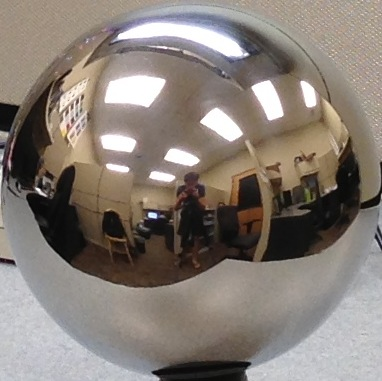
#> input picture samples/0024.jpg, 382 x 381 px
$ jupyter execute Project_4_Image_Based_Lighting_Starter.ipynb   (shell and % lines are left out)
#> lines starting #> are read from the running program, lines starting #| are printed output that depends on the picture; long printed decimals are rounded
### utils/io.py
# -*- coding: utf-8 -*-
""" Contains data reading / writing for imageries """

import cv2
import numpy as np


# [13 lines left out: function write_image, not called in this run]


def read_image(image_path: str) -> np.ndarray:
    '''
    Reads image from image path, and
    return floating point RGB image

    Args:
        image_path: path to image

    Returns:
        RGB image of shape H x W x 3 in floating point format
    '''
#> called with image_path = 'samples/0024.jpg'
    # read image and convert to RGB
    bgr_image = cv2.imread(image_path)
#> bgr_image is the input picture: shape (381, 382, 3); mean B, G, R 118.1, 125.7, 134.8
    rgb_image = bgr_image[:, :, [2, 1, 0]]
    return rgb_image.astype(np.float32) / 255
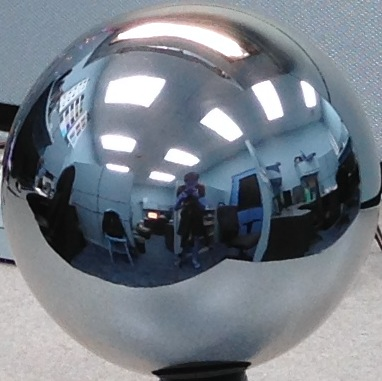
#> returned value: shape (381, 382, 3) float32; mean of channels 0, 1, 2 0.529, 0.493, 0.463; drawn as B, G, R


# [16 lines left out: function read_hdr_image, not called in this run]

def write_hdr_image(hdr_image: np.ndarray, image_path: str):
    '''
    Write HDR image to given path.
    The path must end with '.hdr' extension
    Args:
        hdr_image: H x W x C float32 HDR image in BGR format.
        image_path: path to hdr image to save

    Returns:
        RGB image of shape H x W x 3 in floating point format
    '''
    assert(image_path.endswith('.hdr'))
    rgb_hdr_image = hdr_image[:, :, [2, 1, 0]]
    cv2.imwrite(image_path, rgb_hdr_image)

### utils/display.py
# -*- coding: utf-8 -*-
""" Contains displaying of image / hdr images """

# imports
import cv2
import numpy as np
import matplotlib.pyplot as plt


def rescale_images_linear(le):
    '''
    Helper function to rescale images in visible range
    '''
    le_min = le[le != -float('inf')].min()
    le_max = le[le != float('inf')].max()
    le[le==float('inf')] = le_max
    le[le==-float('inf')] = le_min

    le = (le - le_min) / (le_max - le_min)

    return le

def display_images_linear_rescale(images):
    '''
    Given N images, display in a row after rescaling

    Args:
      - images: NxHxWxC float32 ndarray image
    '''
    N, H, W, C = images.shape
    fix, axes = plt.subplots(1, N, figsize=(15,15))
    [a.axis('off') for a in axes.ravel()]
    rescaled_images = rescale_images_linear(images)
    for n in range(N):
        axes[n].imshow(rescaled_images[n])

### utils/hdr_helpers.py
# -*- coding: utf-8 -*-
""" Implements python port of gsolve.m """

# imports
import numpy as np
import math
from scipy.interpolate import griddata
import scipy.sparse
import scipy.sparse.linalg

# implementation
def gsolve(Z: np.ndarray, B: np.ndarray, l: int, w) -> (np.ndarray, np.ndarray):
    '''
    Given a set of pixel values observed for several pixels in several
    images with different exposure times, this function returns the
    imaging system’s response function g as well as the log film irradiance
    values for the observed pixels.

    Arguments:
        Z: N x P array for P pixels in N images
        B: is the log delta t, or log shutter speed, for image j
        l: lambda, the constant that determines smoothness
        w: is the weighting function value for pixel value
    Returns:
        g: solved g value per intensity, of shape 256 x 1
        le: log irradiance for sample pixels of shape P x 1
    '''

    N, P = Z.shape

    n = 256
    A = scipy.sparse.lil_matrix(((N * P) + n + 1, n + P), dtype='double') # init lil
    b = np.zeros((A.shape[0], 1), dtype='double')

    k = 0
    # for each pixel
    for i in range(N):
        # for each image
        for j in range(P):
            wij = w(Z[i, j])
            A[k, Z[i, j]] = wij
            A[k, n + j] = -wij
            b[k, 0] = wij * B[i]
            k += 1

    # Fix the curve by setting its middle value to 0
    A[k, 128] = 1
    k += 1

    # Include the smoothness equation
    for i in range(n - 2):
        A[k, i] = l
        A[k, i + 1] = -2 * l
        A[k, i + 2] = l
        k += 1

    x = scipy.sparse.linalg.lsqr(A.tocsr(), b);

    g = x[0][:n]
    lE = x[0][n:]

    return g, lE

# [44 lines left out: function get_equirectangular_image, not called in this run]


### Project_4_Image_Based_Lighting_Starter.ipynb
# CS445: Computational Photography
## Programming Project 4: Image-Based Lighting

## Recovering HDR Radiance Maps

Load libraries and data

[cell 1]
# jupyter extension that allows reloading functions from imports without clearing kernel :D

[cell 2]
# System imports
from os import path
import math

# Third-Party Imports
import cv2
import matplotlib.pyplot as plt
import numpy as np
from scipy.interpolate import griddata

# modify to where you store your project data including utils
datadir = "./"

utilfn = datadir + "utils"
#!cp -r "$utilfn" .
samplesfn = datadir + "samples"
#!cp -r "$samplesfn" .

# can change this to your output directory of choice

# import starter code
import utils
from utils.io import read_image, write_image, read_hdr_image, write_hdr_image
from utils.display import display_images_linear_rescale, rescale_images_linear
from utils.hdr_helpers import gsolve
from utils.hdr_helpers import get_equirectangular_image
from utils.bilateral_filter import bilateral_filter

### Reading LDR images

You can use the provided samples or your own images.  You get more points for using your own images, but it might help to get things working first with the provided samples.

[cell 3]
# TODO: Replace this with your path and files

imdir = 'samples'
imfns = ['0024.jpg', '0060.jpg', '0120.jpg', '0205.jpg', '0553.jpg']
exposure_times = [1/24.0, 1/60.0, 1/120.0, 1/205.0, 1/553.0]

ldr_images = []
for f in np.arange(len(imfns)):
  im = read_image(imdir + '/' + imfns[f])
  if f==0:
    imsize = int((im.shape[0] + im.shape[1])/2) # set width/height of ball images
#> imsize = 381
    ldr_images = np.zeros((len(imfns), imsize, imsize, 3))
  ldr_images[f] = cv2.resize(im, (imsize, imsize))
#> pass 2 of the loop `for f in np.arange(len(imfns)):`:
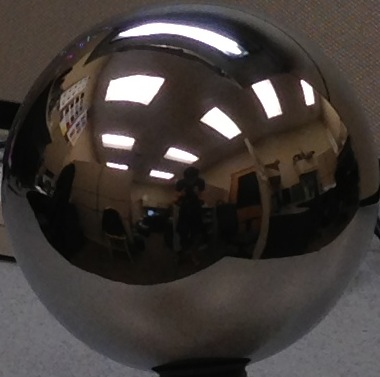
#> input picture samples/0060.jpg, 380 x 377 px
#> in read_image, bgr_image is the input picture: shape (377, 380, 3); mean B, G, R 56.6, 59.6, 65.9
#> rgb_image: shape (377, 380, 3)
#> in read_image (call 2), `return rgb_image.astype(np.float32) / 255`:
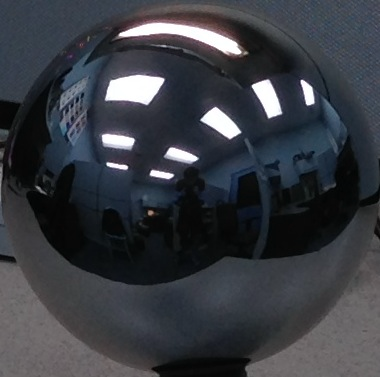
#> returned value: shape (377, 380, 3) float32; mean of channels 0, 1, 2 0.258, 0.234, 0.222; drawn as B, G, R

background_image_file = imdir + '/' + 'empty.jpg'
#> background_image_file = 'samples/empty.jpg'
background_image = read_image(background_image_file)
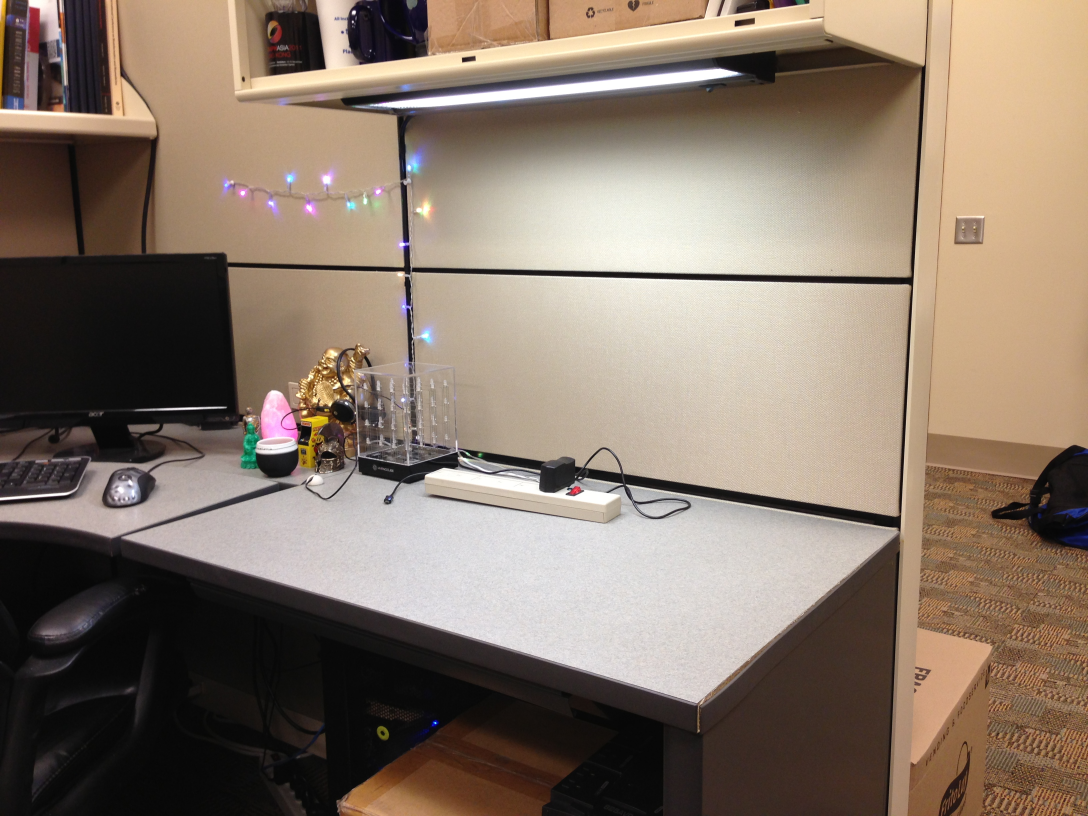
#> input picture samples/empty.jpg, 3264 x 2448 px (shown at 1/3 size)
#> in read_image, bgr_image is the input picture: shape (2448, 3264, 3); mean B, G, R 105.9, 119.8, 135.6
#> in read_image (call 6), `return rgb_image.astype(np.float32) / 255`:
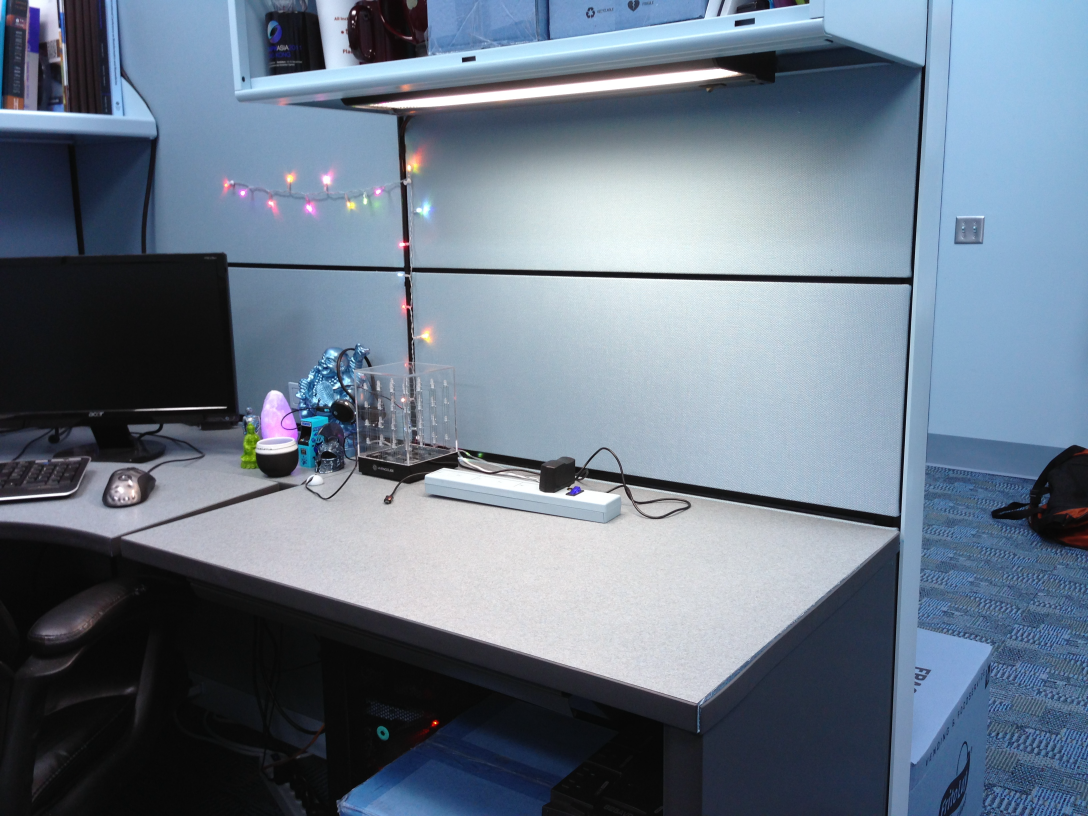
#> returned value: shape (2448, 3264, 3) float32 (shown at 1/3 size); mean of channels 0, 1, 2 0.532, 0.47, 0.415; drawn as B, G, R

### Naive LDR merging

Compute the HDR image as average of irradiance estimates from LDR images

[cell 4]
def make_hdr_naive(ldr_images: np.ndarray, exposures: list) -> (np.ndarray, np.ndarray):
    '''
    Makes HDR image using multiple LDR images, and its corresponding exposure values.

    The steps to implement:
    1) Divide each image by its exposure time.
        - This will rescale images as if it has been exposed for 1 second.

    2) Return average of above images


    For further explanation, please refer to problem page for how to do it.

    Args:
        ldr_images(np.ndarray): N x H x W x 3  shaped numpy array representing
            N ldr images with width W, height H, and channel size of 3 (RGB)
        exposures(list): list of length N, representing exposures of each images.
            Each exposure should correspond to LDR images' exposure value.
    Return:
        (np.ndarray): H x W x 3 shaped numpy array representing HDR image merged using
            naive ldr merging implementation.
        (np.ndarray): N x H x W x 3  shaped numpy array represending log irradiances
            for each exposures

    '''
    N, H, W, C = ldr_images.shape
#> N = 5; H = 381; W = 381; C = 3
    # sanity check
    assert N == len(exposures)

    # TO DO
    hdr_image=np.zeros((H,W,C))
    log_irradiances=np.zeros((N,H,W,C))
    for i in range(N):
        hdr_image+=ldr_images[i]/3/exposures[i]
        log_irradiances[i]=np.log(ldr_images[i]/exposures[i])
        #log_irradiances[i]=np.log1p(ldr_images[i]*255/exposures[i]) - np.log(exposures[i])

    return hdr_image, log_irradiances

[cell 5]
def display_hdr_image(im_hdr):
    '''
    Maps the HDR intensities into a 0 to 1 range and then displays.
    Three suggestions to try:
      (1) Take log and then linearly map to 0 to 1 range (see display.py for example)
      (2) img_out = im_hdr / (1 + im_hdr)
      (3) HDR display code in a python package
    '''

    # TO DO
    # Approach (1)
    im_hdr=np.log(im_hdr)
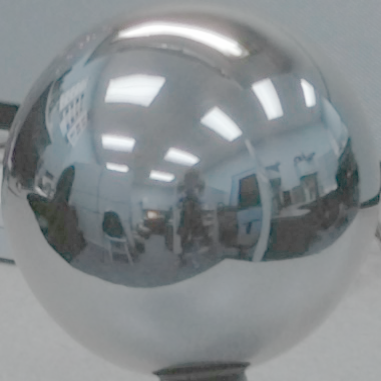
#> im_hdr: shape (381, 381, 3) float64; mean of channels 0, 1, 2 2.93, 2.87, 2.73; drawn with min black and max white
    minim=np.min(im_hdr)
#> minim = -0.693
    maxim=np.max(im_hdr)
#> maxim = 5.77
    im_hdr=(im_hdr-minim)/(maxim-minim)
    plt.imshow(im_hdr)
    plt.show()
    # Approach (2)
    im_hdr=im_hdr/(1+im_hdr)
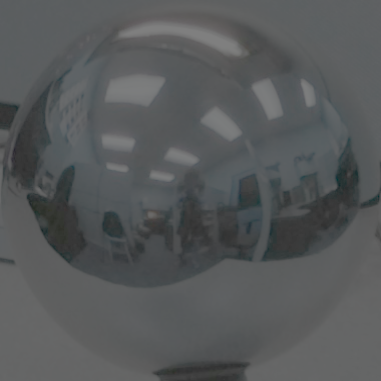
#> im_hdr: shape (381, 381, 3) float64; mean of channels 0, 1, 2 0.355, 0.351, 0.341; drawn as B, G, R
    plt.imshow(im_hdr)
    plt.show()

[cell 6]
# get HDR image, log irradiance
naive_hdr_image, naive_log_irradiances = make_hdr_naive(ldr_images, exposure_times)

# write HDR image to directory
write_hdr_image(naive_hdr_image, 'images/outputs/naive_hdr.hdr')

# display HDR image
print('HDR Image')
display_hdr_image(naive_hdr_image)

# display original images (code provided in utils.display)
display_images_linear_rescale(ldr_images)

# display log irradiance image (code provided in utils.display)
display_images_linear_rescale(naive_log_irradiances)
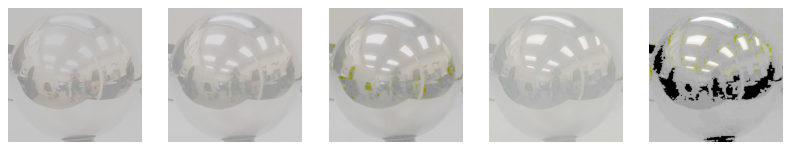
#> figure drawn by matplotlib, 5 panels

### Weighted LDR merging

Compute HDR image as a weighted average of irradiance estimates from LDR images, where weight is based on pixel intensity so that very low/high intensities get less weight

[cell 7]
def make_hdr_weighted(ldr_images: np.ndarray, exposure_times: list) -> (np.ndarray, np.ndarray):
    '''
    Makes HDR image using multiple LDR images, and its corresponding exposure values.

    The steps to implement:
    1) compute weights for images with based on intensities for each exposures
        - This can be a binary mask to exclude low / high intensity values

    2) Divide each images by its exposure time.
        - This will rescale images as if it has been exposed for 1 second.

    3) Return weighted average of above images


    Args:
        ldr_images(np.ndarray): N x H x W x 3 shaped numpy array representing
            N ldr images with width W, height H, and channel size of 3 (RGB)
        exposure_times(list): list of length N, representing exposures of each images.
            Each exposure should correspond to LDR images' exposure value.
    Return:
        (np.ndarray): H x W x 3 shaped numpy array representing HDR image merged without
            under - over exposed regions

    '''
    N, H, W, C = ldr_images.shape
#> N = 5; H = 381; W = 381; C = 3
    # sanity check
    assert N == len(exposure_times)

    # TO DO
    hdr_image=np.zeros((H,W,C))
    log_irradiances=np.zeros((N,H,W,C))
    w=np.vectorize(lambda x:float(127-abs(x-127)))
    total_w=np.zeros((H,W,C))
    for i in range(N):
        total_w+=w(ldr_images[i])
        hdr_image+=w(ldr_images[i])*ldr_images[i]/exposure_times[i]/255
        log_irradiances[i]=np.log(ldr_images[i]/exposure_times[i])
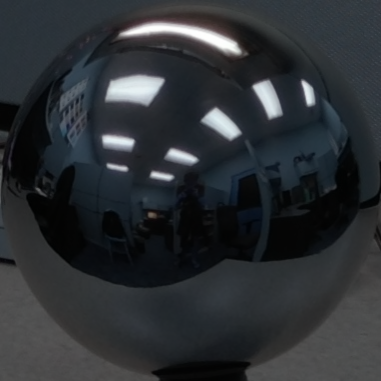
#> total_w: shape (381, 381, 3) float64; mean of channels 0, 1, 2 1.05, 0.974, 0.901; drawn with min black and max white
        #log_irradiances[i]=np.log1p(ldr_images[i]*255/exposure_times[i]) - np.log(exposure_times[i])

    return hdr_image/total_w, log_irradiances

[cell 8]
# get HDR image, log irradiance
weighted_hdr_image,weighted_log_irradiance = make_hdr_weighted(ldr_images, exposure_times)

# write HDR image to directory
write_hdr_image(weighted_hdr_image, 'images/outputs/weighted_hdr.hdr')
#> call 2 of write_hdr_image, with image_path = 'images/outputs/weighted_hdr.hdr'
#> in write_hdr_image (call 2), `cv2.imwrite(image_path, rgb_hdr_image)`:
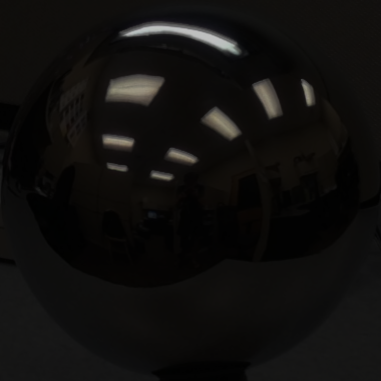
#> saved as weighted_hdr.hdr: shape (381, 381, 3) float64; mean B, G, R 0.0562, 0.0612, 0.0655

# display HDR image
display_hdr_image(weighted_hdr_image)

Display of difference between naive and weighted for your own inspection

Where does the weighting make a big difference increasing or decreasing the irradiance estimate?  Think about why.

[cell 9]
# display difference between naive and weighted

log_diff_im = np.log(weighted_hdr_image)-np.log(naive_hdr_image)
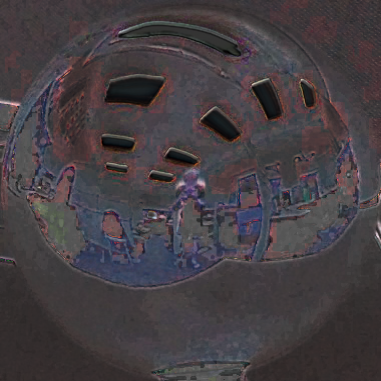
#> log_diff_im: shape (381, 381, 3) float64; mean of channels 0, 1, 2 -5.97, -5.99, -5.96; drawn with min black and max white
print('Min ratio = ', np.exp(log_diff_im).min(), '  Max ratio = ', np.exp(log_diff_im).max())
#| Min ratio =  0.00179   Max ratio =  0.006854
plt.figure()
plt.imshow(rescale_images_linear(log_diff_im))

### LDR merging with camera response function estimation

Compute HDR after calibrating the photometric reponses to obtain more accurate irradiance estimates from each image

Some suggestions on using <tt>gsolve</tt>:
<ul>
	<li>When providing input to gsolve, don't use all available pixels, otherwise you will likely run out of memory / have very slow run times. To overcome, just randomly sample a set of pixels (1000 or so can suffice), but make sure all pixel locations are the same for each exposure.</li>
	<li>The weighting function w should be implemented using Eq. 4 from the paper (this is the same function that can be used for the previous LDR merging method).</li>
	<li>Try different lambda values for recovering <i>g</i>. Try lambda=1 initially, then solve for <i>g</i> and plot it. It should be smooth and continuously increasing. If lambda is too small, g will be bumpy.</li>
	<li>Refer to Eq. 6 in the paper for using g and combining all of your exposures into a final image. Note that this produces log irradiance values, so make sure to exponentiate the result and save irradiance in linear scale.</li>
</ul>

[cell 10]
def make_hdr_estimation(ldr_images: np.ndarray, exposure_times: list, lm)-> (np.ndarray, np.ndarray):
    '''
    Makes HDR image using multiple LDR images, and its corresponding exposure values.
    Please refer to problem notebook for how to do it.

    **IMPORTANT**
    The gsolve operations should be ran with:
        Z: int64 array of shape N x P, where N = number of images, P = number of pixels
        B: float32 array of shape N, log shutter times
        l: lambda; float to control amount of smoothing
        w: function that maps from float intensity to weight
    The steps to implement:
    1) Create random points to sample (from mirror ball region)
    2) For each exposures, compute g values using samples
    3) Recover HDR image using g values


    Args:
        ldr_images(np.ndarray): N x H x W x 3 shaped numpy array representing
            N ldr images with width W, height H, and channel size of 3 (RGB)
        exposures(list): list of length N, representing exposures of each images.
            Each exposure should correspond to LDR images' exposure value.
        lm (scalar): the smoothing parameter
    Return:
        (np.ndarray): H x W x 3 shaped numpy array representing HDR image merged using
            gsolve
        (np.ndarray): N x H x W x 3 shaped numpy array represending log irradiances
            for each exposures
        (np.ndarray): 3 x 256 shaped numpy array represending g values of each pixel intensities
            at each channels (used for plotting)
    '''
#> called with ldr_images = array of shape (5, 381, 381, 3), lm = 5
    N, H, W, C = ldr_images.shape
#> N = 5; H = 381; W = 381; C = 3
    # sanity check
    assert N == len(exposure_times)

    # TO DO: implement HDR estimation using gsolve
    # gsolve(Z, B, l, w) -> g, lE
    ldr_scaled = ldr_images*255.0

    hdr_image = np.zeros((H,W,C))
    log_irradiances = np.zeros((N,H,W,C))
    g_per_exposures = np.zeros((C,256))

    randsize = 500
    randrows = np.random.randint(200, size=randsize)-100
    randcols = np.random.randint(200, size=randsize)-100

    Z = np.zeros((N,randsize))
    B = np.log(exposure_times)
    l = 10
    w = np.vectorize(lambda z: 128 - np.abs(z - 128))

    for c in range(C):
        for i in range(randsize):
            Z[:,i] = ldr_scaled[:,H//2+randrows[i],W//2+randcols[i],c]
        g, le = gsolve(Z.astype("uint8"),B,l,w)
        g_per_exposures[c] = g

        for i in range(H):
            for j in range(W):
                num = 0
                weight = 0
                for n in range(N):
                    z = int(ldr_scaled[n,i,j,c])
                    num += w(z)*(g[z]-B[n])
                    weight += w(z)
                    log_irradiances[n,i,j,c] = g[z] - B[n]
                hdr_image[i,j,c] = num/weight
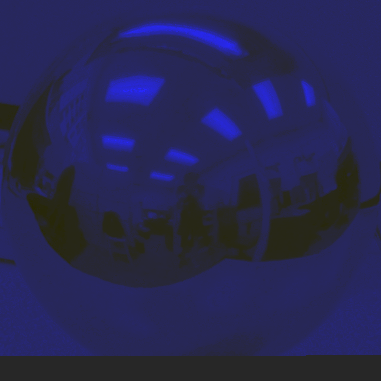
#> hdr_image: shape (381, 381, 3) float64; mean of channels 0, 1, 2 1.17, 0, 0; drawn with min black and max white

    mini = np.min(log_irradiances)
    maxi = np.max(log_irradiances)
    log_irradiances = (log_irradiances-mini)/(maxi-mini)

    return np.exp(hdr_image), log_irradiances, g_per_exposures
